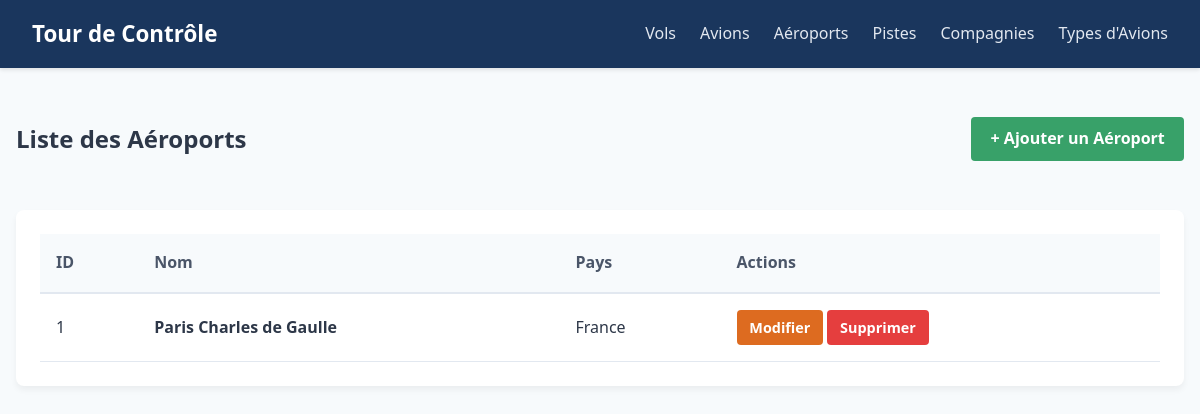
The app's page /aeroports/, older data.
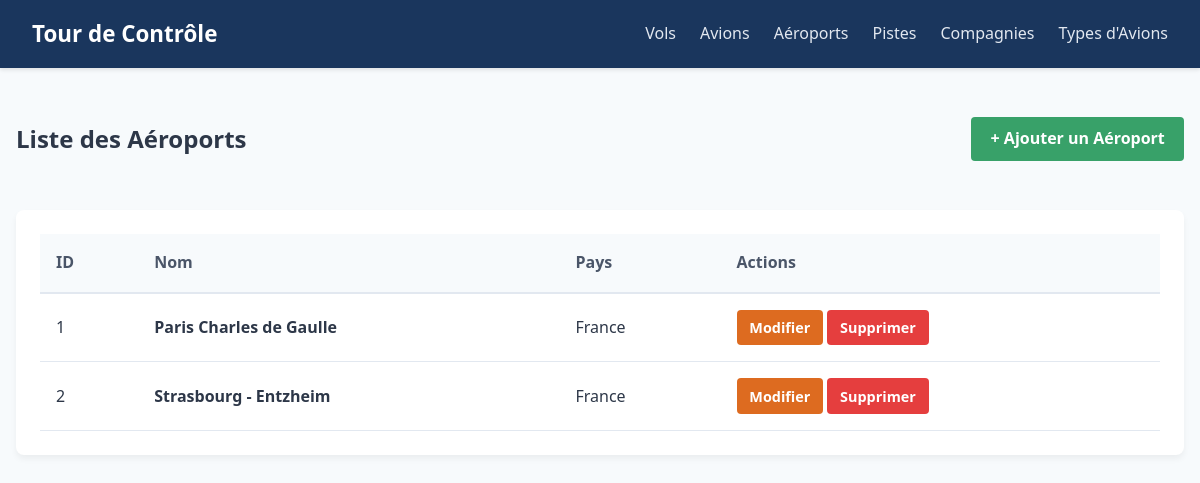
The same page, newer data.
### gestion_trafic/models.py (models this page shows, shortened)
class Aeroport(models.Model):
    nom = models.CharField(max_length=150, verbose_name="Nom de l'aéroport")
    pays = models.CharField(max_length=100, verbose_name="Pays")

### gestion_trafic/views.py (the view)
# urls.py: path('aeroports/', views.AeroportListView.as_view(), name='liste_aeroports'),
class AeroportListView(ListView):
    model = Aeroport
    template_name = 'gestion_trafic/aeroports/liste.html'
    context_object_name = 'aeroports'

### gestion_trafic/templates/gestion_trafic/aeroports/liste.html
{% extends 'gestion_trafic/base.html' %}
{% block content %}
<div class="page-header">
    <h2>Liste des Aéroports</h2>
    <a href="{% url 'ajouter_aeroport' %}" class="btn btn-success">+ Ajouter un Aéroport</a>
</div>
<div class="data-card">
    <table class="data-table">
        <thead>
            <tr>
                <th>ID</th>
                <th>Nom</th>
                <th>Pays</th>
                <th>Actions</th>
            </tr>
        </thead>
        <tbody>
            {% for aeroport in aeroports %}
            <tr>
                <td>{{ aeroport.id }}</td>
                <td><strong>{{ aeroport.nom }}</strong></td>
                <td>{{ aeroport.pays }}</td>
                <td>
                    <a href="{% url 'modifier_aeroport' aeroport.id %}" class="btn btn-warning">Modifier</a>
                    <a href="{% url 'supprimer_aeroport' aeroport.id %}" class="btn btn-danger">Supprimer</a>
                </td>
            </tr>
            {% empty %}
            <tr>
                <td colspan="4" style="text-align: center;">Aucun aéroport enregistré.</td>
            </tr>
            {% endfor %}
        </tbody>
    </table>
</div>
{% endblock %}

Row changes from the older to the newer data that the page shows:
added Aeroport: id "2", nom "Strasbourg - Entzheim", pays "France"
